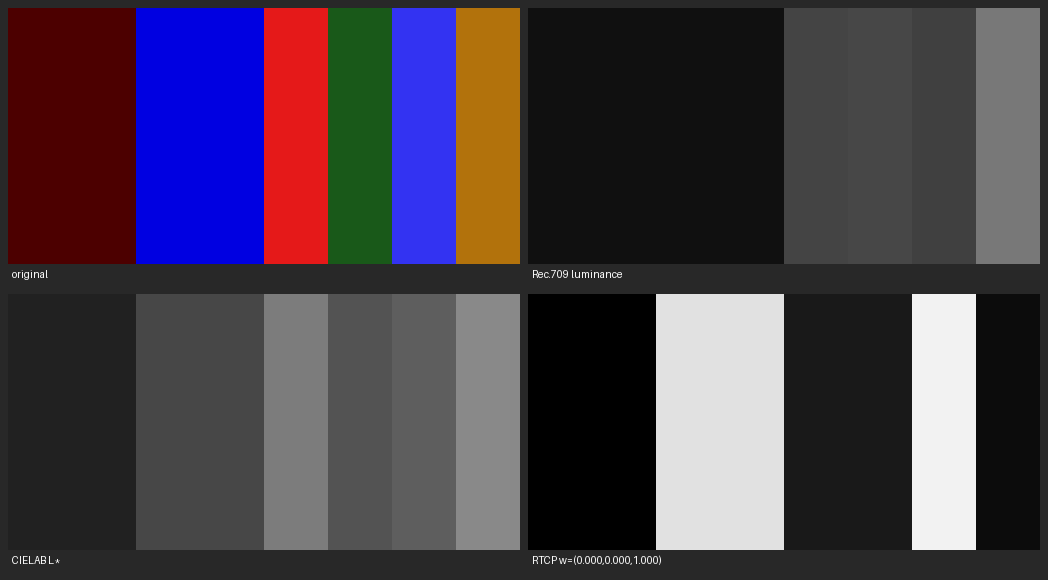
#> input picture scratch/rtcp_test/cmp_synthetic_rgb.png, 1048 x 580 px; its folder holds only this picture in this run
$ python rtcp.py cmp_synthetic_rgb.png
#> lines starting #> are read from the running program, lines starting #| are printed output that depends on the picture; long printed decimals are rounded
#!/usr/bin/env python3
"""
RTCP - Real-time Contrast Preserving Decolorization
Lu, Xu, Jia. "Real-time contrast preserving decolorization",
SIGGRAPH Asia 2012 Technical Briefs, Article 34.

Standalone test implementation (numpy/PIL), not integrated into RapidRAW.

Idea:
  gray = w . rgb,  sum(w) = 1
  Find w that best preserves color contrast: for sampled pixel pairs (i, j),
  the gray difference should match the color difference d_ij = ||c_i - c_j||
  up to sign (bimodal / weak order constraint):

      E(w) = sum_pairs  min_{s in {-1,+1}} ( w.(c_i - c_j) - s * d_ij )^2

  Optimization: discrete-continuous iteration
    E-step: s_ij = sign(w . (c_i - c_j))
    M-step: constrained least squares for w (sum(w) = 1) via KKT system
  Pair sampling on a coarse grid -> O(1) w.r.t. image resolution.
"""

import sys
import time
import numpy as np
from PIL import Image, ImageDraw

REC709 = np.array([0.2126, 0.7152, 0.0722], dtype=np.float64)


def srgb_to_lab(img):
    """sRGB [0,1] -> CIELAB (D65), L in [0,100], a/b unbounded."""
    lin = np.where(img > 0.04045, ((img + 0.055) / 1.055) ** 2.4, img / 12.92)
    M = np.array([[0.4124564, 0.3575761, 0.1804375],
                  [0.2126729, 0.7151522, 0.0721750],
                  [0.0193339, 0.1191920, 0.9503041]])
    xyz = lin @ M.T / np.array([0.95047, 1.0, 1.08883])
    f = np.where(xyz > 0.008856, np.cbrt(xyz), 7.787 * xyz + 16.0 / 116.0)
    L = 116.0 * f[..., 1] - 16.0
    a = 500.0 * (f[..., 0] - f[..., 1])
    b = 200.0 * (f[..., 1] - f[..., 2])
    return np.stack([L, a, b], axis=-1)


def build_pairs(img, grid=100, delta_mode="rgb"):
    """Sample pixel pairs on a coarse grid: horizontal + vertical neighbors.
    Returns RGB deltas (N,3) and color distances d (N,).
    delta_mode: 'rgb' (Euclidean RGB, per the RTCP brief) or 'lab' (CIELAB
    Delta-E rescaled to RGB-difference units, closer to the ICCP paper)."""
    h, w, _ = img.shape
    sh = max(1, h // grid)
    sw = max(1, w // grid)
    g = img[::sh, ::sw]  # (gh, gw, 3)
    right = g[:, :-1] - g[:, 1:]      # (gh, gw-1, 3)
    down = g[:-1, :] - g[1:, :]       # (gh-1, gw, 3)
    deltas = np.concatenate([right.reshape(-1, 3), down.reshape(-1, 3)], axis=0)
    d_rgb = np.linalg.norm(deltas, axis=1)
    if delta_mode == "lab":
        gl = srgb_to_lab(g)
        dl = np.concatenate([
            np.linalg.norm(gl[:, :-1] - gl[:, 1:], axis=2).ravel(),
            np.linalg.norm(gl[:-1, :] - gl[1:, :], axis=2).ravel(),
        ])
        keep = dl > 1e-6
        d = dl[keep] * (d_rgb[keep].mean() / dl[keep].mean())  # rescale to RGB units
        return deltas[keep].astype(np.float64), d.astype(np.float64)
    keep = d_rgb > 1e-6                 # identical colors carry no information
    return deltas[keep].astype(np.float64), d_rgb[keep].astype(np.float64)


def solve_weights(deltas, d, iters=15, shrink_after=4, keep_frac=0.9, init=None):
    """Iterative bimodal optimization with light P-shrinking."""
    w = REC709.copy() if init is None else np.asarray(init, dtype=np.float64)
    active = np.ones(len(d), dtype=bool)
    for it in range(iters):
        D, dd = deltas[active], d[active]
        proj = D @ w
        s = np.where(proj >= 0.0, 1.0, -1.0)          # E-step: pick nearer mode
        A = D.T @ D
        b = D.T @ (s * dd)
        # KKT for sum(w)=1:  [A 1; 1' 0] [w; lam] = [b; 1]
        K = np.block([[A, np.ones((3, 1))], [np.ones((1, 3)), np.zeros((1, 1))]])
        rhs = np.concatenate([b, [1.0]])
        try:
            w_new = np.linalg.solve(K, rhs)[:3]
        except np.linalg.LinAlgError:
            break
        # project tiny negatives, keep sum=1
        w_new = np.clip(w_new, 0.0, None)
        if w_new.sum() > 1e-9:
            w_new /= w_new.sum()
        if np.max(np.abs(w_new - w)) < 1e-6 and it > 1:
            w = w_new
            break
        w = w_new
        if it == shrink_after:                         # P-shrinking: drop worst pairs
            res = np.abs(np.abs(deltas @ w) - d)
            thr = np.quantile(res, keep_frac)
            active = res <= thr
    return w


def srgb_to_lab_L(img):
    """L* channel of CIELAB (D65), normalized to [0,1]. sRGB input in [0,1]."""
    lin = np.where(img > 0.04045, ((img + 0.055) / 1.055) ** 2.4, img / 12.92)
    M = np.array([[0.4124564, 0.3575761, 0.1804375],
                  [0.2126729, 0.7151522, 0.0721750],
                  [0.0193339, 0.1191920, 0.9503041]])
    xyz = lin @ M.T
    xyz = xyz / np.array([0.95047, 1.0, 1.08883])
    f = np.where(xyz > 0.008856, np.cbrt(xyz), 7.787 * xyz + 16.0 / 116.0)
    L = 116.0 * f[..., 1] - 16.0
    return np.clip(L / 100.0, 0.0, 1.0)


def energy(w, deltas, d):
    proj = deltas @ w
    return np.minimum((proj - d) ** 2, (proj + d) ** 2).mean()


def ccp_ratio(w, deltas, d):
    """Color Contrast Preserving ratio (Lu et al.): mean over pairs of
    min(|gray_diff| / color_diff, 1). Higher = better."""
    return np.minimum(np.abs(deltas @ w) / d, 1.0).mean()


def solve_weights_multistart(deltas, d):
    inits = [REC709, [1/3, 1/3, 1/3], [1, 0, 0], [0, 1, 0], [0, 0, 1]]
    # hard-assignment iterations can wander, so the raw inits also compete
    cands = [np.asarray(i, dtype=np.float64) for i in inits]
    cands += [solve_weights(deltas, d, init=i) for i in inits]
    es = [energy(w, deltas, d) for w in cands]
    return cands[int(np.argmin(es))]


def rtcp(img, delta_mode="rgb"):
    t0 = time.perf_counter()
    deltas, d = build_pairs(img, delta_mode=delta_mode)
    t1 = time.perf_counter()
    w = solve_weights_multistart(deltas, d)
    t2 = time.perf_counter()
    gray = np.clip(img @ w, 0.0, 1.0)
    return gray, w, (t1 - t0, t2 - t1), (deltas, d)


def gray_to_rgb(g):
    return (np.clip(g, 0, 1) * 255).astype(np.uint8)[..., None].repeat(3, axis=2)


def make_comparison(img, path, delta_mode="rgb"):
    gray709 = img @ REC709
    lab_L = srgb_to_lab_L(img)
    gray_rtcp, w, (t_pairs, t_solve), (deltas, d) = rtcp(img, delta_mode=delta_mode)

    panels = [
        ((img * 255).astype(np.uint8), "original"),
        (gray_to_rgb(gray709), "Rec.709 luminance"),
        (gray_to_rgb(lab_L), "CIELAB L*"),
        (gray_to_rgb(gray_rtcp), f"RTCP w=({w[0]:.3f},{w[1]:.3f},{w[2]:.3f})"),
    ]
    h, wd = img.shape[:2]
    pad, lab_h = 8, 22
    canvas = np.full(((h + lab_h + pad) * 2 + pad, (wd + pad) * 2 + pad, 3), 40, np.uint8)
    out = Image.fromarray(canvas)
    dr = ImageDraw.Draw(out)
    for i, (arr, label) in enumerate(panels):
        r, c = divmod(i, 2)
        x = pad + c * (wd + pad)
        y = pad + r * (h + lab_h + pad)
        out.paste(Image.fromarray(arr), (x, y))
        dr.text((x + 4, y + h + 4), label, fill=(255, 255, 255))
    out.save(path)
    print(f"[{path}]")
    print(f"  RTCP weights: R={w[0]:.4f} G={w[1]:.4f} B={w[2]:.4f}")
    print(f"  pair-build {t_pairs*1000:.1f} ms, solve {t_solve*1000:.2f} ms")
    print(f"  mean gray: Rec709={gray709.mean():.3f}  LabL={lab_L.mean():.3f}  RTCP={gray_rtcp.mean():.3f}")
    print(f"  CCP ratio: Rec709={ccp_ratio(REC709, deltas, d):.4f}  RTCP={ccp_ratio(w, deltas, d):.4f}")
    cands = {"Rec709": REC709, "R": [1, 0, 0], "G": [0, 1, 0], "B": [0, 0, 1], "RTCP": w}
    es = "  ".join(f"{k}={energy(np.asarray(v, float), deltas, d):.5f}" for k, v in cands.items())
    print(f"  energy({delta_mode}): {es}")
    return w


def make_synthetic():
    """Isoluminant (Rec.709) red/blue + colorful stripes: classic failure case
    for plain luminance."""
    h, w = 256, 512
    img = np.zeros((h, w, 3), np.float64)
    # left: red (0.30,0,0) vs blue (0,0,0.883)  -> equal Rec.709 luminance 0.0638
    img[:, :w // 4] = (0.30, 0.0, 0.0)
    img[:, w // 4:w // 2] = (0.0, 0.0, 0.883)
    # right: saturated stripes with near-equal luminance
    cols = [(0.9, 0.1, 0.1), (0.1, 0.35, 0.1), (0.2, 0.2, 0.95), (0.7, 0.45, 0.05)]
    for k, col in enumerate(cols):
        img[:, w // 2 + k * (w // 8): w // 2 + (k + 1) * (w // 8)] = col
    return img


if __name__ == "__main__":
    args = [a for a in sys.argv[1:] if not a.startswith("--")]
    delta_mode = "lab" if "--lab" in sys.argv else "rgb"
    if "--synthetic" in sys.argv:
        img = make_synthetic()
        Image.fromarray((img * 255).astype(np.uint8)).save("scratch/rtcp_test/synthetic.png")
        make_comparison(img, f"scratch/rtcp_test/cmp_synthetic_{delta_mode}.png", delta_mode)
        sys.exit(0)
    for p in args:
        img = np.asarray(Image.open(p).convert("RGB"), dtype=np.float64) / 255.0
        name = p.rsplit("/", 1)[-1].rsplit(".", 1)[0]
        make_comparison(img, f"scratch/rtcp_test/cmp_{name}_{delta_mode}.png", delta_mode)
#> in srgb_to_lab_L, `xyz = xyz / np.array([0.95047, 1.0, 1.08883])`:
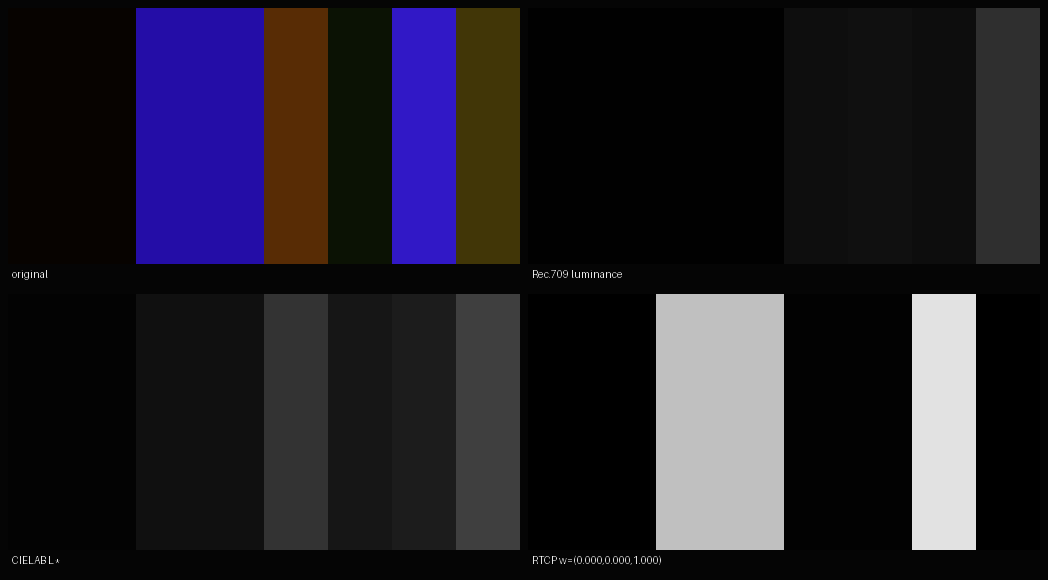
#> xyz: shape (580, 1048, 3) float64; mean R, G, B 0.133, 0.12, 0.159
#> in srgb_to_lab_L, `f = np.where(xyz > 0.008856, np.cbrt(xyz), 7.787 * xyz + 16.0 / 116.0)`:
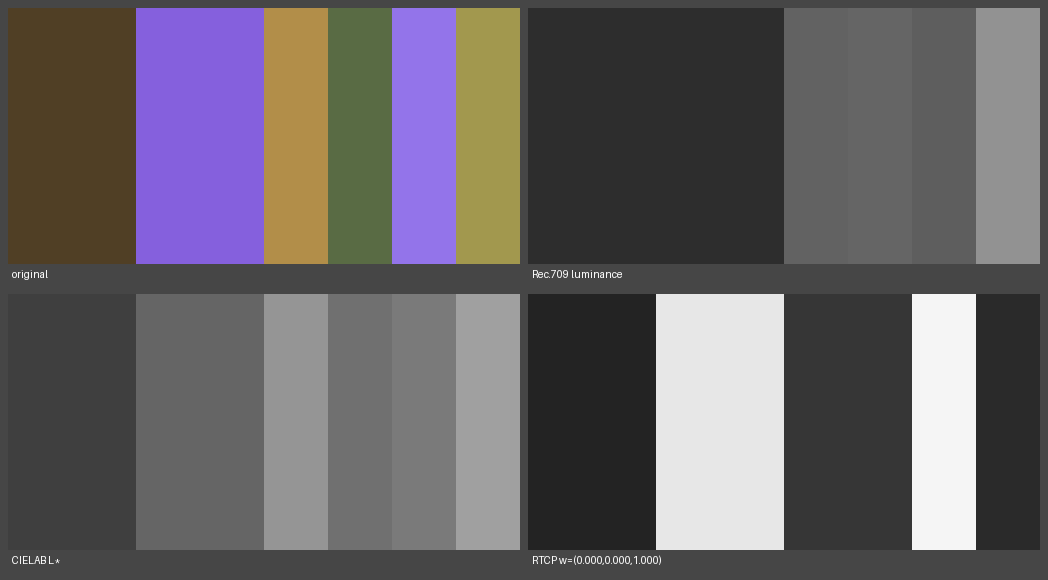
#> f: shape (580, 1048, 3) float64; mean R, G, B 0.402, 0.384, 0.399
#> in srgb_to_lab_L, `L = 116.0 * f[..., 1] - 16.0`:
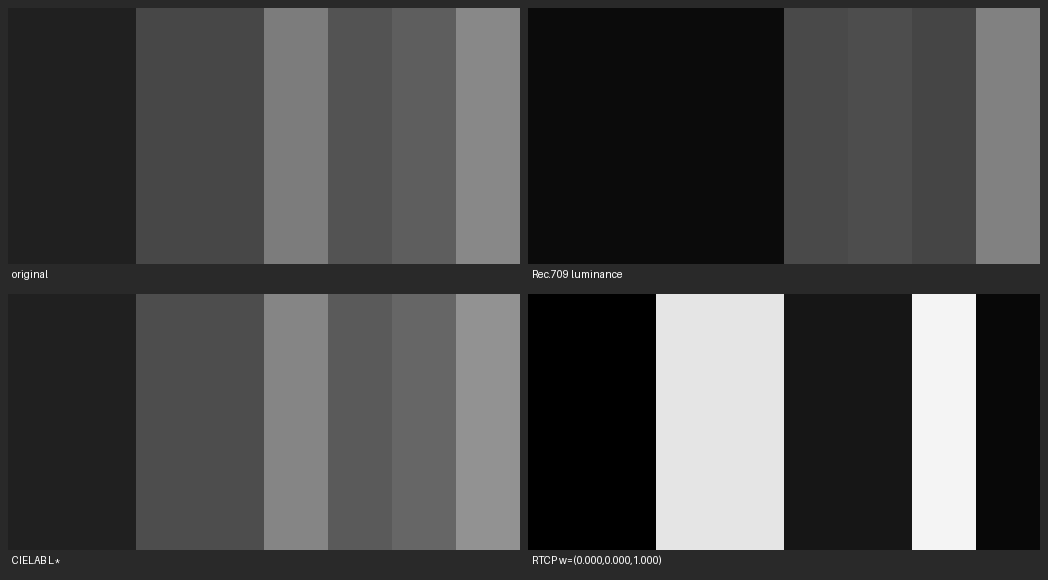
#> L: shape (580, 1048) float64; min 0, max 99.65, mean 28.6; drawn with min black and max white
#> in build_pairs, `g = img[::sh, ::sw]`:
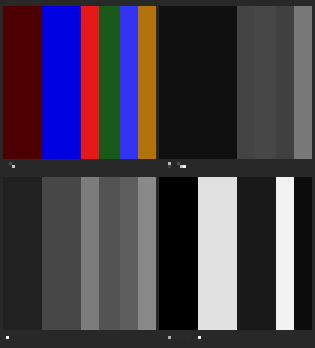
#> g: shape (116, 105, 3) float64 (shown 3 times larger); mean R, G, B 0.272, 0.237, 0.287
#> in build_pairs, `down = g[:-1, :] - g[1:, :]`:
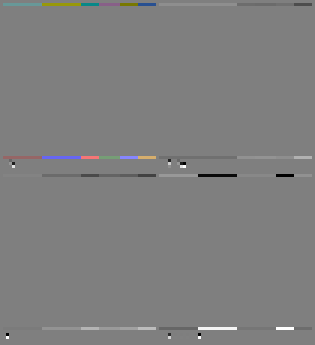
#> down: shape (115, 105, 3) float64 (shown 3 times larger); mean R, G, B -1.13e-18, -8.37e-19, -2.01e-18; drawn with min black and max white
#> in rtcp, `deltas, d = build_pairs(img, delta_mode=delta_mode)`: deltas = 1790 rows, first 8: [-0.141, 0.157, 0.157], [0.298, 0, -0.882], [-0.898, -0.098, 0.784], [0.8, -0.251, 0], [-0.102, 0.149, -0.851], [-0.498, -0.247, 0.902], [0.541, 0.29, -0.11], [0.0941, 0.0941, 0.0941]; d = 1790 values, max 1.56 at index 688, min 0.0136 at index 676, mean 0.558
#> in solve_weights_multistart, `cands += [solve_weights(deltas, d, init=i) for i in inits]`: cands = [[0.213, 0.715, 0.0722], [0.333, 0.333, 0.333], [1, 0, 0], [0, 1, 0], [0, 0, 1], [0, 1, 0], [0.585, 0, 0.415], [1, 0, 0], [0, 1, 0], [0.265, 0, 0.735]]
#> in solve_weights_multistart, `es = [energy(w, deltas, d) for w in cands]`: es = [0.195, 0.184, 0.114, 0.184, 0.103, 0.184, 0.159, 0.114, 0.184, 0.126]
#> in rtcp, `w = solve_weights_multistart(deltas, d)`: w = [0, 0, 1]
#> in rtcp, `gray = np.clip(img @ w, 0.0, 1.0)`:
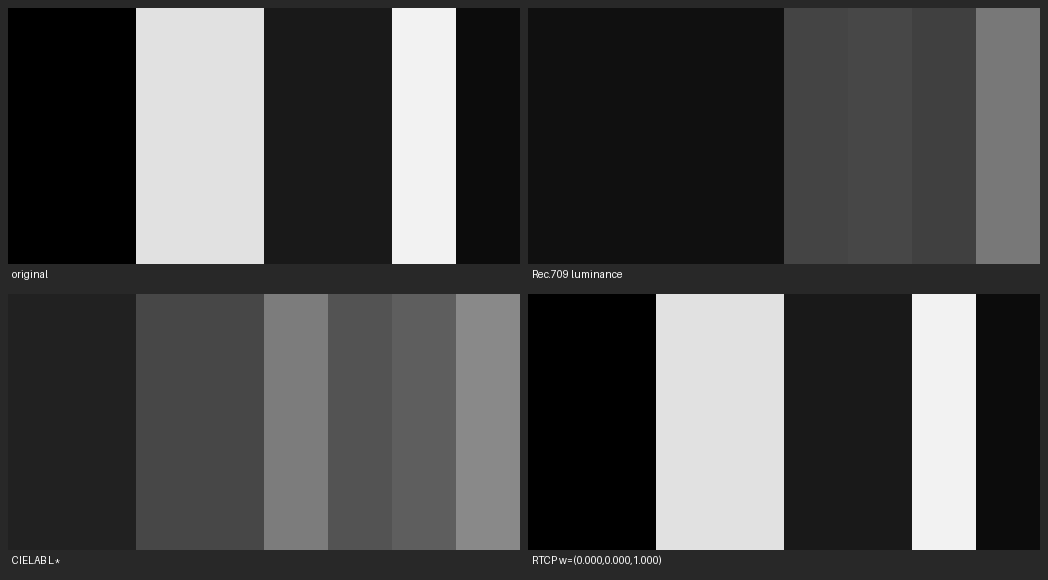
#> gray: shape (580, 1048) float64; min 0, max 0.996, mean 0.291
#> in make_comparison, `gray_rtcp, w, (t_pairs, t_solve), (deltas, d) = rtcp(img, delta_mode=d..`: t_pairs = 0.0153; t_solve = 0.0127
#> in make_comparison, `out = Image.fromarray(canvas)`: out: PIL image 2120x1228 RGB; every value is 40
#> the loop in make_comparison, `for i, (arr, label) in enumerate(panels):` made 4 passes
#> (label, r, c, x, y) on passes 1 to 4: ('original', 0, 0, 8, 8), ('Rec.709 luminance', 0, 1, 1064, 8), ('CIELAB L*', 1, 0, 8, 618), ('RTCP w=(0.000,0.000,1.000)', 1, 1, 1064, 618)
#> after the loop in make_comparison, `for i, (arr, label) in enumerate(panels):`:
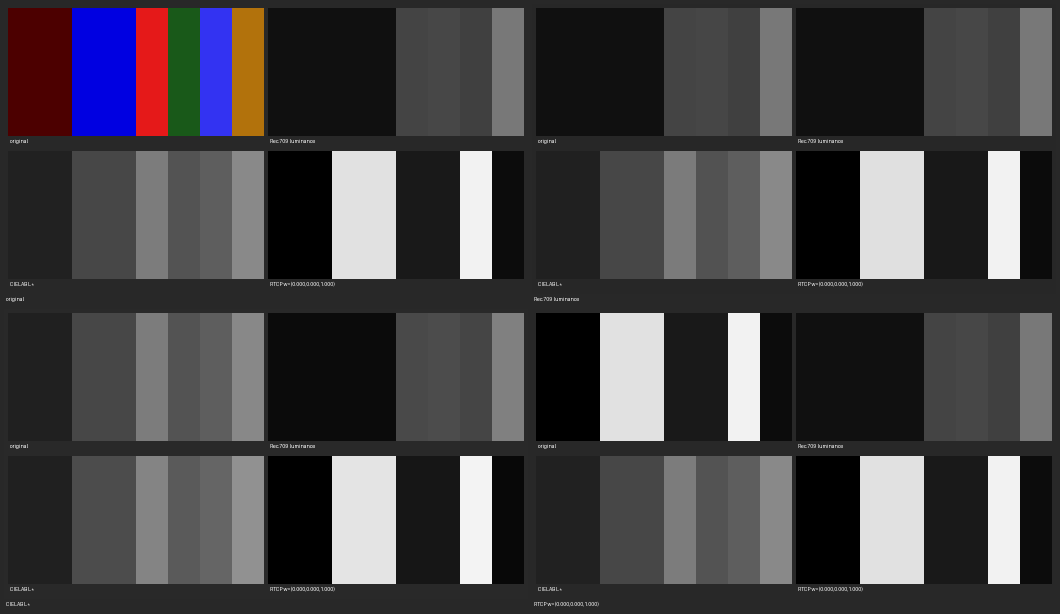
#> out: PIL image 2120x1228 RGB (shown at 1/2 size); mean R, G, B 68.4, 66.2, 69.2
#|   RTCP weights: R=0.0000 G=0.0000 B=1.0000
#|   pair-build 15.3 ms, solve 12.74 ms
#|   mean gray: Rec709=0.253  LabL=0.286  RTCP=0.291
#|   CCP ratio: Rec709=0.4823  RTCP=0.5823
#> in make_comparison, `cands = {"Rec709": REC709, "R": [1, 0, 0], "G": [0, 1, 0], "B": [0, 0,..`: cands = {'Rec709': [0.213, 0.715, 0.0722], 'R': [1, 0, 0], 'G': [0, 1, 0], 'B': [0, 0, 1], 'RTCP': [0, 0, 1]}
#|   energy(rgb): Rec709=0.1945  R=0.1144  G=0.1837  B=0.1033  RTCP=0.1033
